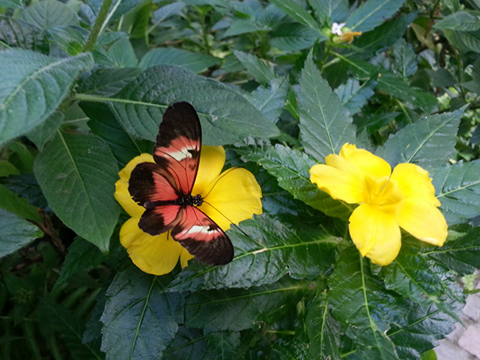
//> input picture 과제/opencv 6-17/opencv_6_17/opencv_6_17/color_space.jpg, 480 x 360 px
$ ./main   (built with g++ and OpenCV 4)
//> lines starting //> are read from the running program, lines starting //| are printed output that depends on the picture
#include <opencv2\opencv.hpp>
using namespace std;
using namespace cv;

struct str_mouse //마우스 이벤트 함수에서 전달 받을 변수
{
	Point start; //드레그 시작점
	Point end; //드레그 종료점
	int event; //마우스 이벤트 종류
	int flags; //마우스 플레그 종류
	int prn; //화면, 히스토그램 출력 여부
} mouse;


void func_mouse(int event,int x,int y,int flags,void *roi) //마우스 이벤트 함수
{
	static Point start(0,0); //드레그 시작점
	Point end(0,0); //드레그 종료점

	mouse.event = event; //이벤트 변수 저장
	mouse.flags = flags;

	if(event==EVENT_LBUTTONDOWN) //오른쪽 버튼 누름
	{
		if(x<0) start.x = 0; //시작점이 0보다 작으면 0으로 변경
		else start.x = x;
		if(y<0) start.y = 0;
		else start.y = y;

		mouse.start = start; //시작점만 반환
		mouse.end = start;
	}
	else if(event==EVENT_MOUSEMOVE && flags==EVENT_FLAG_LBUTTON || event==EVENT_LBUTTONUP) //드레그 하는 중
	{
		if(x<0) end.x = 0; //종료점이 0보다 작으면 0으로 변경
		else end.x = x;
		if(y<0) end.y = 0;
		else end.y = y;

		mouse.start = start; //시작점과 종료점 반환
		mouse.end = end;

		if(event==EVENT_LBUTTONUP) mouse.prn = 4; //드레그가 끝나면 새창에 화면 출력 및 히스토그램 계산
	}
}

int hue_histogram(Mat &input , Mat &hist) //컬러 이미지의 hue값을 추출 후 히스토그램 계산
{
	Mat img;
	cvtColor(input,img,CV_BGR2HSV); //HSV로 변환

	Mat hsv[3];
	split(img,hsv); //hue값 추출

	int		histSize[] = { 24 };			// 히스토그램 계급개수
	float   range[] = { 0.0, 180.0 };		// 채널 화소값 범위
	int		channels[] = { 0 };				// 채널 목록
	const float* ranges[] = { range };

	calcHist(&hsv[0], 1, channels, Mat(), hist, 1, histSize, ranges); //히스토그램 계산

	return 0;
}

Mat  make_palatte(int rows) // hue 채널에 대한 색상 팔레트 행렬 생성
{
	Mat hsv(rows, 1, CV_8UC3);
	for (int i = 0; i < rows; i++)
	{
		uchar hue = saturate_cast<uchar>((float)i / rows * 180);
		hsv.at<Vec3b>(i) = Vec3b(hue, 255, 255);
	}
	cvtColor(hsv, hsv, CV_HSV2BGR);
	return hsv;
}

void draw_histo_hue(Mat hist, Mat &hist_img, Size size = Size(256, 200)) //히스토그램 컬러 그래프 만들기
{
	Mat hsv_palatte = make_palatte(hist.rows);

	hist_img = Mat(size, CV_8UC3, Scalar(255, 255, 255));
	float  bin = (float)hist_img.cols / hist.rows;
	normalize(hist, hist, 0, hist_img.rows, NORM_MINMAX);

	for (int i = 0; i<hist.rows; i++)
	{
		float start_x = (i * bin);
		float  end_x = (i + 1) * bin;
		Point2f pt1(start_x, 0); //그래프 막대의 시작점
		Point2f pt2(end_x, hist.at <float>(i)); //그래프 막대의 종료점

		Scalar color = hsv_palatte.at<Vec3b>(i);				// 색상팔레트 색지정
		if (pt2.y>0) rectangle(hist_img, pt1, pt2, color, -1);	// 팔레트 색 그리기
	}
	flip(hist_img, hist_img, 0);
}

int main()
{
	Mat input = imread("color_space.jpg",IMREAD_COLOR); //원본 이미지
//> input is the input picture: 360 rows x 480 cols, CV_8UC3; mean B, G, R 63, 97.7, 76.2
	Mat output = imread("color_space.jpg",IMREAD_COLOR);
	Point end(0,0);

	int height = input.rows; //이미지의 높이
//> height = 360
	int width = input.cols; //이미지의 폭
//> width = 480
//> the left mouse button is pressed at (120, 90)
//> the mouse is dragged to (240, 180)
//> the mouse is dragged to (360, 270)
//> the button is released at (360, 270)

	namedWindow("input");

	setMouseCallback("input",func_mouse,&mouse); //마우스 이벤트 함수 지정

	for(;;)
	{
		if(mouse.start.x >= width) mouse.start.x = width -1; //드레그 지점이 이미지에서 벗어나면 이미지 안쪽으로 조정
		if(mouse.start.y>=height) mouse.start.y = height -1;
		if(mouse.end.x >= width) mouse.end.x = width -1;
		if(mouse.end.y>=height) mouse.end.y = height -1;

		Rect roi(mouse.start , mouse.end); //드레그의 시작점과 종료점을 이용해서 관심영역 지정

		if(roi.width!=0 && roi.height!=0) //관심영역이 실제로 존재함
		{
			input.copyTo(output); //메인 출력화면

			Mat select(input,roi); //이미지의 관심영역
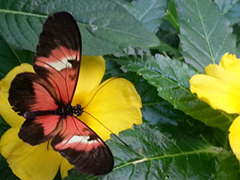
//> select: 180 rows x 240 cols, CV_8UC3; mean B, G, R 57.9, 108.6, 103.3
			Mat select_out(output,roi); //색상반전이 일어나는 영역
			Mat select_copy; //새 창에 출력할 관심 영역
			select.copyTo(select_copy);
			Mat histogram,histo_img; //히스토그램 관련 행렬

			select_out = 255-select_copy; //색상 반전
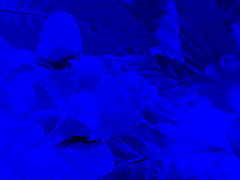
//> select_out: 180 rows x 240 cols, CV_8UC3; mean B, G, R 197.1, 0, 0

			if(mouse.prn!=0) //드레그가 종료되면 생 창의 화면과 히스토그램 갱신
			{
				hue_histogram(select_copy,histogram); //컬러 이미지의 hue값의 히스토그램 계산
//> in hue_histogram, `cvtColor(input,img,CV_BGR2HSV);`: img: 180 rows x 240 cols, CV_8UC3; mean H, S, V 48.4, 144.3, 122.3
//> in hue_histogram, `split(img,hsv);`:
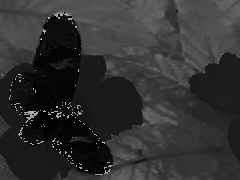
//> hsv[0]: 180 rows x 240 cols, CV_8UC1; min 0, max 179, mean 48.4
//> in hue_histogram, `split(img,hsv);`:
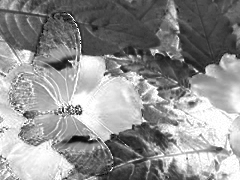
//> hsv[1]: 180 rows x 240 cols, CV_8UC1; min 0, max 255, mean 144.3
//> in hue_histogram, `split(img,hsv);`:
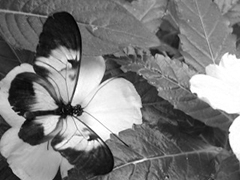
//> hsv[2]: 180 rows x 240 cols, CV_8UC1; min 0, max 255, mean 122.3
//> in hue_histogram, `calcHist(&hsv[0], 1, channels, Mat(), hist, 1, histSize, ranges);`: hist = 24 values, max 8914 at index 3, min 4 at index 15, mean 1800
//> histogram has the same summary as hist in hue_histogram
				draw_histo_hue(histogram, histo_img); //히스토그램 그래프 출력
//> in draw_histo_hue, `hist_img = Mat(size, CV_8UC3, Scalar(255, 255, 255));`: hist_img: 200 rows x 256 cols, CV_8UC3; every value is 255
//> in draw_histo_hue, `normalize(hist, hist, 0, hist_img.rows, NORM_MINMAX);`: hist = 24 values, max 200 at index 3, min 0 at index 15, mean 40.31
//> the loop in draw_histo_hue, `for (int i = 0; i<hist.rows; i++)` made 24 passes
//> pt2 on passes 1 to 12: Point(10.67, 92.66), Point(21.33, 58.14), Point(32, 27.14), Point(42.67, 200), Point(53.33, 22.2), Point(64, 36.07), Point(74.67, 75.4), Point(85.33, 83.01), Point(96, 63.25), Point(106.7, 72.39), Point(117.3, 143.4), Point(128, 51.43)
//> in draw_histo_hue, `flip(hist_img, hist_img, 0);`:
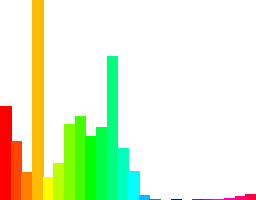
//> hist_img: 200 rows x 256 cols, CV_8UC3; mean B, G, R 210.2, 242.5, 229
//> histogram has the same summary as hist in draw_histo_hue
				imshow("selcet",select_copy); //새창에 출력되는 관심영역
				imshow("histogram",histo_img); //히스토그램 그래프 출력

				mouse.prn=0; //화면 갱신 종료
			}
		}

		imshow("input",output); //색상 반전이 일어나는 메인 출력 이미지
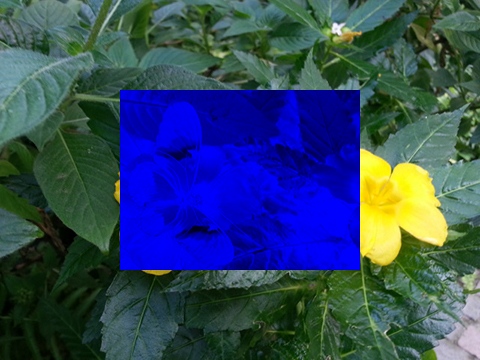
//> window 'input': 360 rows x 480 cols, CV_8UC3; mean B, G, R 97.8, 70.5, 50.3

		mouse.event=-1; //마우스 이벤트 반환 변수 초기화
		mouse.start = end; //좌표 (0,0)
		mouse.end = end;

		if(waitKey(30)==27)return 0; //esc키를 누르면 종료
//> the Esc key is pressed
//> (the program exits here)
